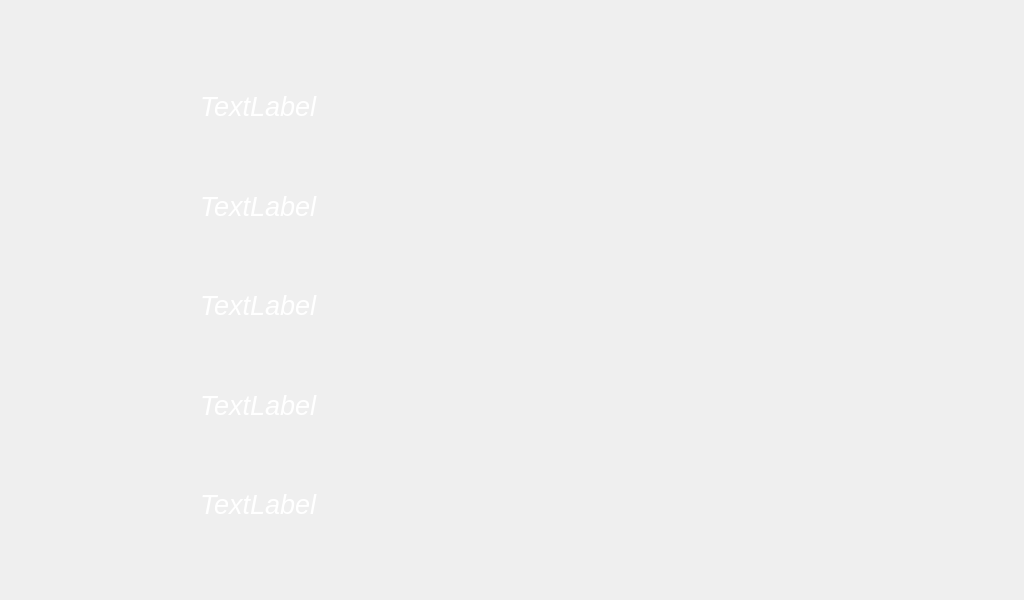
<?xml version="1.0" encoding="UTF-8"?>
<ui version="4.0">
 <class>Prayer</class>
 <widget class="QDialog" name="Prayer">
  <property name="geometry">
   <rect>
    <x>0</x>
    <y>0</y>
    <width>1024</width>
    <height>600</height>
   </rect>
  </property>
  <property name="windowTitle">
   <string>Dialog</string>
  </property>
  <property name="styleSheet">
   <string notr="true">
color: rgb(0, 0, 0);</string>
  </property>
  <widget class="QPushButton" name="Back">
   <property name="geometry">
    <rect>
     <x>-40</x>
     <y>0</y>
     <width>150</width>
     <height>600</height>
    </rect>
   </property>
   <property name="focusPolicy">
    <enum>Qt::NoFocus</enum>
   </property>
   <property name="contextMenuPolicy">
    <enum>Qt::NoContextMenu</enum>
   </property>
   <property name="styleSheet">
    <string notr="true">image: url(:/icons/icons/home.png);</string>
   </property>
   <property name="text">
    <string/>
   </property>
   <property name="autoDefault">
    <bool>false</bool>
   </property>
   <property name="flat">
    <bool>true</bool>
   </property>
  </widget>
  <widget class="QWidget" name="layoutWidget">
   <property name="geometry">
    <rect>
     <x>200</x>
     <y>60</y>
     <width>681</width>
     <height>491</height>
    </rect>
   </property>
   <layout class="QVBoxLayout" name="verticalLayout">
    <item>
     <widget class="QLabel" name="label">
      <property name="font">
       <font>
        <family>Ubuntu</family>
        <pointsize>20</pointsize>
        <italic>true</italic>
       </font>
      </property>
      <property name="styleSheet">
       <string notr="true">color: rgb(255, 255, 255);</string>
      </property>
      <property name="text">
       <string>TextLabel</string>
      </property>
     </widget>
    </item>
    <item>
     <widget class="QLabel" name="label_2">
      <property name="font">
       <font>
        <family>Ubuntu</family>
        <pointsize>20</pointsize>
        <italic>true</italic>
       </font>
      </property>
      <property name="styleSheet">
       <string notr="true">color: rgb(255, 255, 255);</string>
      </property>
      <property name="text">
       <string>TextLabel</string>
      </property>
     </widget>
    </item>
    <item>
     <widget class="QLabel" name="label_3">
      <property name="font">
       <font>
        <family>Ubuntu</family>
        <pointsize>20</pointsize>
        <italic>true</italic>
       </font>
      </property>
      <property name="styleSheet">
       <string notr="true">color: rgb(255, 255, 255);</string>
      </property>
      <property name="text">
       <string>TextLabel</string>
      </property>
     </widget>
    </item>
    <item>
     <widget class="QLabel" name="label_4">
      <property name="font">
       <font>
        <family>Ubuntu</family>
        <pointsize>20</pointsize>
        <italic>true</italic>
       </font>
      </property>
      <property name="styleSheet">
       <string notr="true">color: rgb(255, 255, 255);</string>
      </property>
      <property name="text">
       <string>TextLabel</string>
      </property>
     </widget>
    </item>
    <item>
     <widget class="QLabel" name="label_5">
      <property name="font">
       <font>
        <family>Ubuntu</family>
        <pointsize>20</pointsize>
        <italic>true</italic>
       </font>
      </property>
      <property name="styleSheet">
       <string notr="true">color: rgb(255, 255, 255);</string>
      </property>
      <property name="text">
       <string>TextLabel</string>
      </property>
     </widget>
    </item>
   </layout>
  </widget>
 </widget>
 <resources/>
 <connections/>
</ui>
